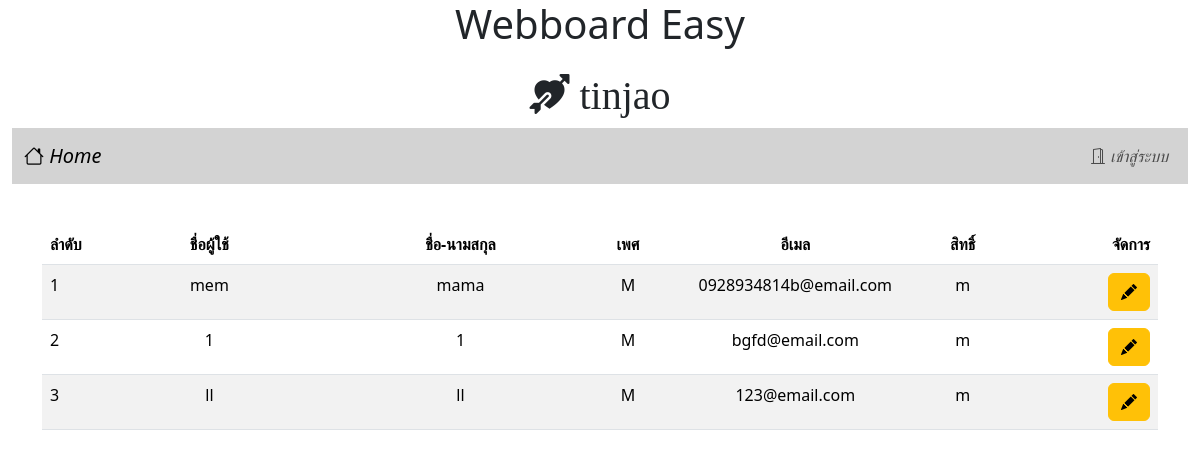
The app's page /user.php, older data.
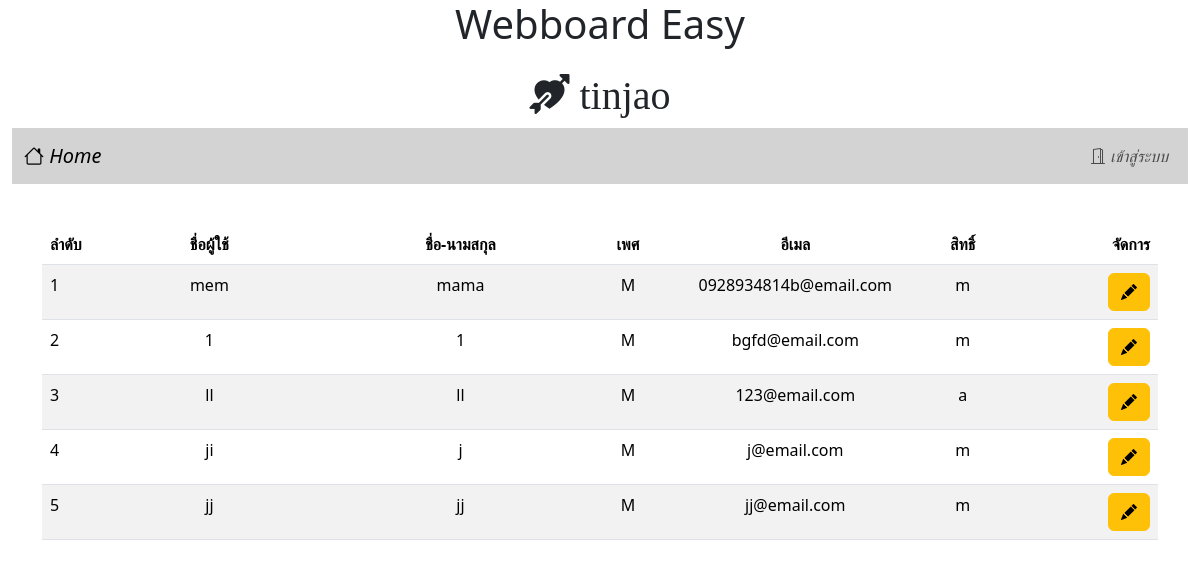
The same page, newer data.
### tables this page shows
CREATE TABLE `user` (
  `id` int(11) NOT NULL,
  `login` varchar(32) NOT NULL,
  `password` varchar(64) NOT NULL,
  `name` varchar(64) NOT NULL,
  `gender` char(1) NOT NULL,
  `email` varchar(32) NOT NULL,
  `role` char(1) NOT NULL
);

### user.php (the view, shortened to what this page needs)
<!DOCTYPE html>
<html lang="en">
<head>
    <link href="https://cdn.jsdelivr.net/npm/bootstrap@5.3.3/dist/css/bootstrap.min.css" rel="stylesheet">
    <link rel="stylesheet" href="https://cdn.jsdelivr.net/npm/bootstrap-icons@1.11.3/font/bootstrap-icons.min.css">
</head>
<body>
    <h1 style="text-align: center;">Webboard Easy</h1>
    <div class="container-fluid">
        <?php
                include "nav.php"
        ?>
        <br>
        <div class="row">
            <div class="col-lg-3"></div>
        </div>
        <div class="container-lg">
                <div class="col-sm-12 col-md-12 col-lg-12 mx-auto">
                        <table class="table table-striped w-100">
                            <thead>
                                <tr>
                                    <th scope="cols" class="text-start" style="width: 5%;">ลำดับ</th>
                                    <th scope="cols" class="text-center" style="width: 20%;">ชื่อผู้ใช้</th>
                                    <th scope="cols" class="text-center" style="width: 25%;">ชื่อ-นามสกุล</th>
                                    <th scope="cols" class="text-center" style="width: 5%;">เพศ</th>
                                    <th scope="cols" class="text-center" style="width: 25%;">อีเมล</th>
                                    <th scope="cols" class="text-center" style="width: 5%;">สิทธิ์</th>
                                    <th scope="cols" class="text-end" style="width: 15%;">จัดการ</th>
                                </tr>
                            </thead>
                            <tbody>
                            <?php
                                $conn=new PDO("mysql:host=localhost;dbname=webboard;charset=utf8","root", "");
                                $sql="SELECT id,login,name,gender,email,role From user Order by id ASC";
                                $result=$conn->query($sql);
                                $i=1;
                                while($row = $result->fetch()){
                                    $rowData = json_encode($row);
                                    echo "<tr>
                                        <td class='text-start'>$i</td>
                                        <td class='text-center'>$row[1]</td>
                                        <td class='text-center'>$row[2]</td>
                                        <td class='text-center'>$row[3]</td>
                                        <td class='text-center'>$row[4]</td>
                                        <td class='text-center'>$row[5]</td>
                                        <td class='text-end'>
                                            <a class='btn btn-warning' role='button' data-bs-toggle='modal' data-bs-target='#editModal' data-value-raw='$rowData' onclick='setModalData(this)'>
                                                <i class='bi bi-pencil-fill'></i>
                                            </a>
                                        </td>
                                    </tr>";
                                    $i++;
                                }
                            ?>
                            </tbody>
                        </table>
                </div>
        </div>
    </div>
</body>
</html>

### nav.php (shortened to what this page needs)
<h1 style="font-family: Comic Sans MS;text-align: center;" class="mt-4"><i class="bi bi-arrow-through-heart-fill"></i> tinjao </h1>
<nav class="navbar navbar-expand-lg" style="background-color:#d3d3d3;">
    <div class="container-fluid">
        <a class="navbar-brand" href="index.php"><i class="bi bi-house"> Home</i></a>
        <ul class="navbar-nav">
            <?php
            if (!isset($_SESSION['id'])) {
                echo "<li class='nav-item'>";
                echo "<a class='nav-link' href='login.php'><i class='bi bi-door-open'> เข้าสู่ระบบ</i></a></li>";
            }
            ?>
        </ul>
    </div>
</nav>

Row changes from the older to the newer data that the page shows:
changed user "ll": role "m" → "a"
added user: login "ji", name "j", gender "M", email "j@email.com", role "m"
added user: login "jj", name "jj", gender "M", email "jj@email.com", role "m"
